Frame 1 (no input): blank canvas, image omitted
Frame 60 (no input): blank canvas, image omitted
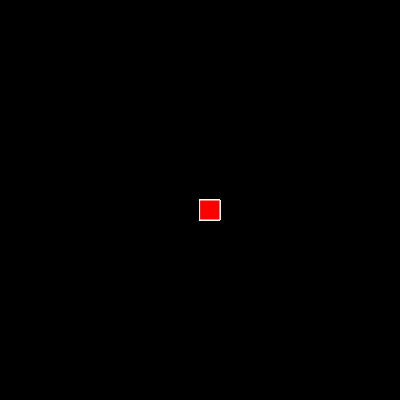
Frame 120 (the mouse pressed at the canvas centre since frame 60)

The p5.js sketch whose frames 1 and 60 were blank and that drew this single picture after the mouse press (run headless with seeded random() and noise() and a simulated clock; from frame 60 on, the mouse is pressed at the canvas centre):

// p5.js sketch
// ── sketch.js
function setup() {
    createCanvas(400, 400);
  background("black");
  }
  
  function draw(){
  
    stroke("white");
  fill("red");
    
    if(mouseIsPressed){
    rect(mouseX,mouseY,20,20);
    }
  }
